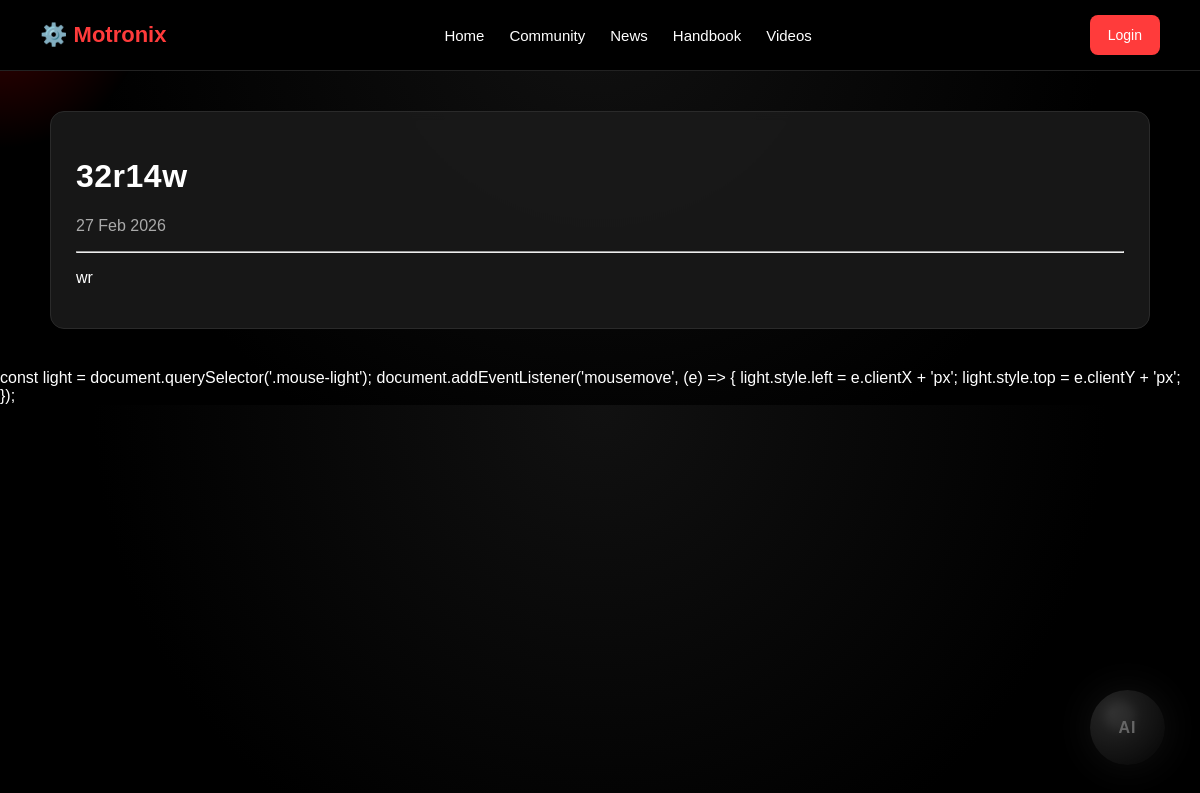
The page /news/2 on the database its author committed.
### app.py (models this page shows)
class News(db.Model):
    id = db.Column(db.Integer, primary_key=True)
    title = db.Column(db.String(200), nullable=False)
    content = db.Column(db.Text, nullable=False)
    image = db.Column(db.String(200))
    created_at = db.Column(db.DateTime, server_default=db.func.now())

### app.py (the view)
@app.route("/news/<int:news_id>")
def news_detail(news_id):
    news = News.query.get_or_404(news_id)
    return render_template("news_detail.html", news=news)

### templates/news_detail.html
{% extends "base.html" %}
{% block content %}
<div class="post-card">
    <h1>{{ news.title }}</h1>
    <p style="color:#aaa;">{{ news.created_at.strftime("%d %b %Y") }}</p>
    <hr>
    <p>{{ news.content }}</p>
</div>
{% endblock %}

### static/style.css (style rules this page uses)
body { margin: 0; font-family: Arial, Helvetica, sans-serif; background: radial-gradient(circle at top, #111 0%, #000 70%); color: white; }
.post-card { background: rgba(26, 26, 26, 0.9); padding: 25px; border-radius: 14px; border: 1px solid #2a2a2a; margin-bottom: 25px; transition: all 0.3s ease; backdrop-filter: blur(6px); }
html { scroll-behavior: smooth; }
.post-card { transition: all 0.25s ease; }
h1, h2, h3 { letter-spacing: 0.5px; }
p { font-weight: 300; }

### rows shown on the page
News: title "32r14w", created_at "27 Feb 2026", content "wr"
